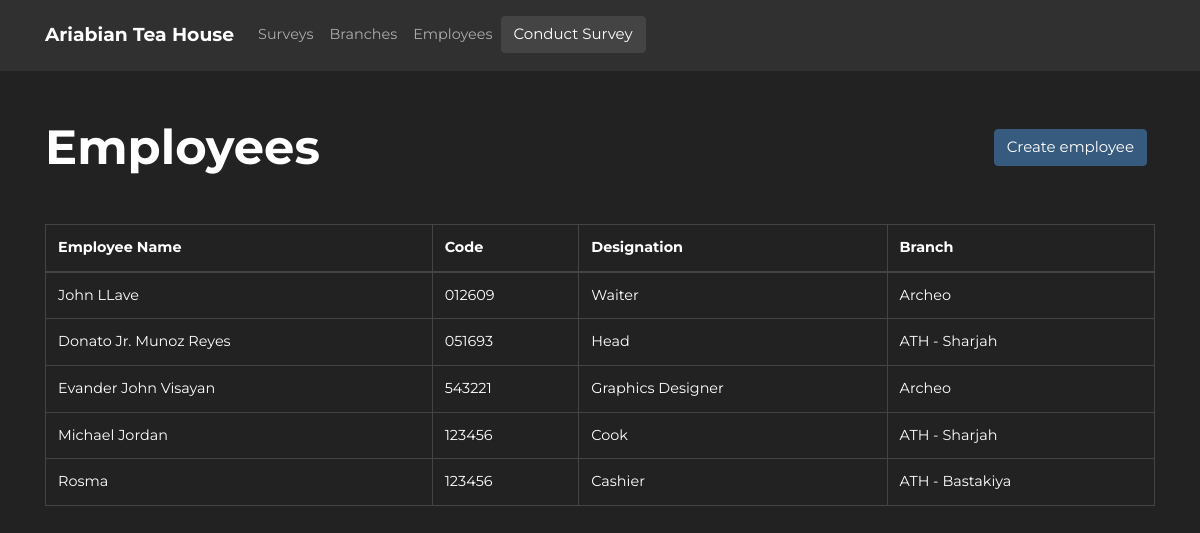
/employees/, run on the app's committed database.
### athsurveyapp/models/models.py (models this page shows, shortened)
class Employee(db.Model):
    __tablename__ = "employee"
    id = db.Column(db.Integer, primary_key=True)
    name = db.Column(db.String(64), nullable=False)
    code = db.Column(db.String(15), nullable=False)
    date_created = db.Column(db.DateTime(timezone=True), server_default=func.now())
    last_updated = db.Column(db.DateTime(timezone=True), onupdate=func.now())
    designation = db.Column(db.String(20), nullable=False)
    branch_id = db.Column(db.Integer, db.ForeignKey("branch.id"), nullable=False)
    name = db.Column(db.String, nullable=False)
    code = db.Column(db.String, nullable=False)
    date_created = db.Column(db.DateTime(timezone=True), server_default=func.now())
    last_updated = db.Column(db.DateTime(timezone=True), onupdate=func.now())
    designation = db.Column(db.String, nullable=False)
    branch_id = db.Column(db.Integer, db.ForeignKey("branch.id"), nullable=False)

class Branch(db.Model):
    __tablename__ = "branch"
    id = db.Column(db.Integer, primary_key=True)
    name = db.Column(db.String(64), nullable=False)
    date_created = db.Column(db.DateTime(timezone=True), server_default=func.now())
    last_updated = db.Column(db.DateTime(timezone=True), onupdate=func.now())
    address = db.Column(db.String(120))
    name = db.Column(db.String, nullable=False)
    date_created = db.Column(db.DateTime(timezone=True), server_default=func.now())
    last_updated = db.Column(db.DateTime(timezone=True), onupdate=func.now())
    address = db.Column(db.String())
    employees = db.relationship("Employee", backref="branch")

### athsurveyapp/blueprints/employee/views.py (the view)
@employee_page.route("/")
def employee_index():
    employees = Employee.query.all()
    return render_template('employees.html', employees=employees)

### athsurveyapp/blueprints/employee/templates/employees.html (shortened to what this page needs)
{% extends 'layouts/base.html' %} {% block title %}ATH - Employees{% endblock %}
{% block body %}
<div class="container">
  <div class="row justify-content-center align-items-center">
    <div class="col-6">
      <h1 class="m-0 font-weight-bold">Employees</h1>
    </div>
    <div class="col-6">
      <a
        href="{{url_for('employee_page.create_employee')}}"
        class="btn btn-primary float-right mr-2"
        >Create employee</a
      >
    </div>
  </div>
  <div class="row mt-5">
    <div class="col-12">
      <table class="table table-bordered table-hover">
        <thead>
          <tr>
            <th scope="col">Employee Name</th>
            <th scope="col">Code</th>
            <th scope="col">Designation</th>
            <th scope="col">Branch</th>
          </tr>
        </thead>
        <tbody>
          {% for employee in employees %}
          <tr>
            <td>{{ employee.name }}</td>
            <td>{{ employee.code }}</td>
            <td>{{ employee.designation }}</td>
            <td>{{ employee.branch.name }}</td>
          </tr>
          {% endfor %}
        </tbody>
      </table>
    </div>
  </div>
</div>
{% endblock %}

### athsurveyapp/static/styles/main.css (style rules this page uses)
html { position: relative; min-height: 100%; }
body { font-family: "Montserrat", sans-serif; font-size: 0.9rem; }

### data on the page
Employee: name "John LLave", code "012609", designation "Waiter", branch.name "Archeo"
Employee: name "Donato Jr. Munoz Reyes", code "051693", designation "Head", branch.name "ATH - Sharjah"
Employee: name "Evander John Visayan", code "543221", designation "Graphics Designer", branch.name "Archeo"
Employee: name "Michael Jordan", code "123456", designation "Cook", branch.name "ATH - Sharjah"
Employee: name "Rosma", code "123456", designation "Cashier", branch.name "ATH - Bastakiya"
